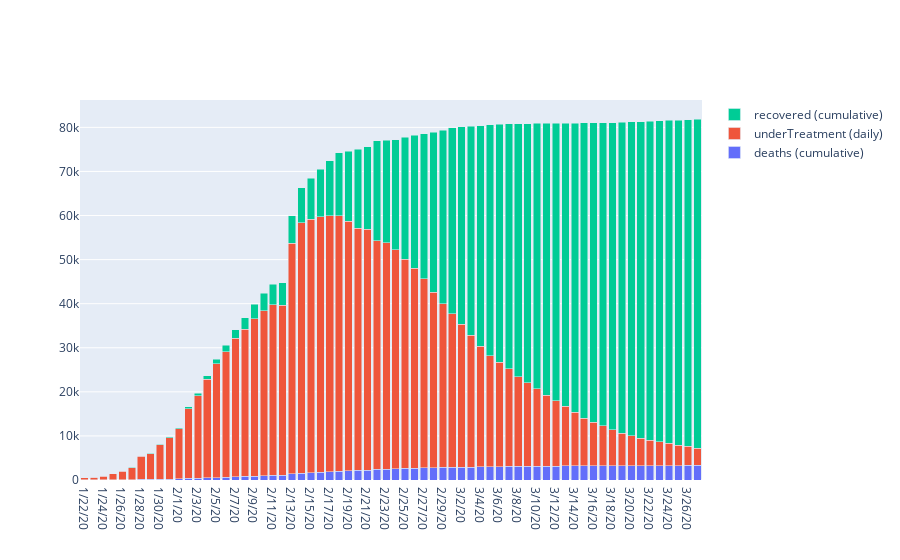

The notebook cell this image was saved under:
### Code cell
fig=stack_bar(deaths1,underTreatment,recovered1,newCases1,'China')
iplot(fig)
